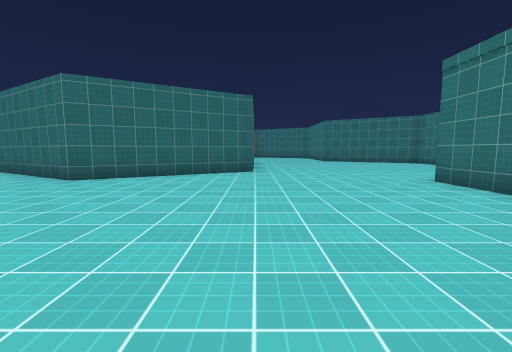
[1] (above)

19 first-person views from a walk through a Unity game level. The camera is 1.5 m above the floor, tilts 6° down and sees 90° across. The floor is counted in squares, 2 m on a side. Each view is taken from the middle of a square. On the plan, view 1 faces up. The plan holds only what a view shows up to about 9 squares ahead; the rest is blank. The place goes on beyond the plan. The player character is not drawn. Surface patterns are stand-ins for the level's own textures.

[2]
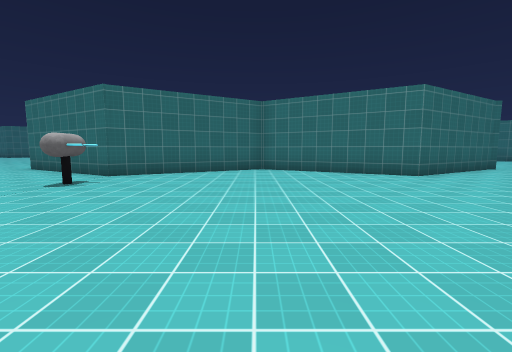

[3]
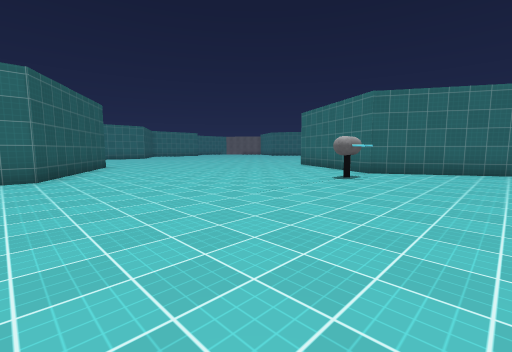

[4]
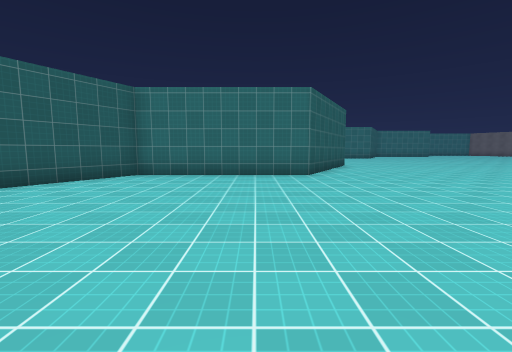

[5]
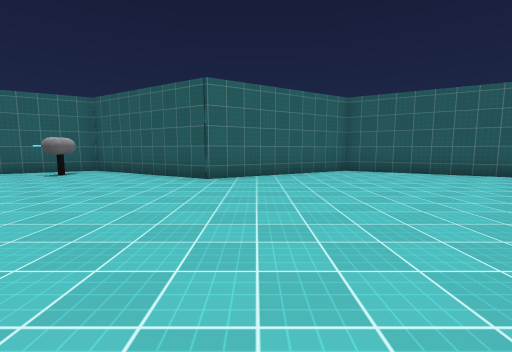

[6]
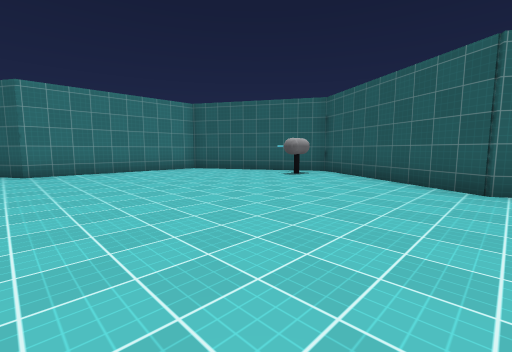

[7]
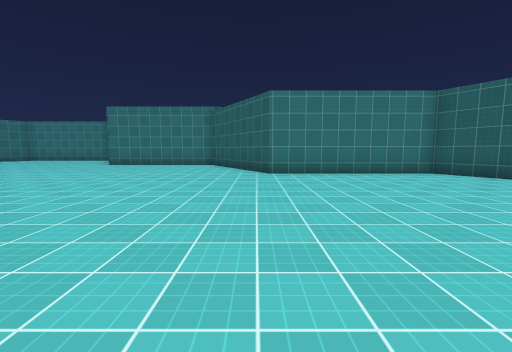

[8]
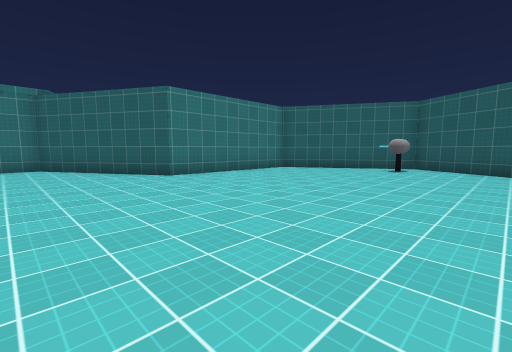

[9]
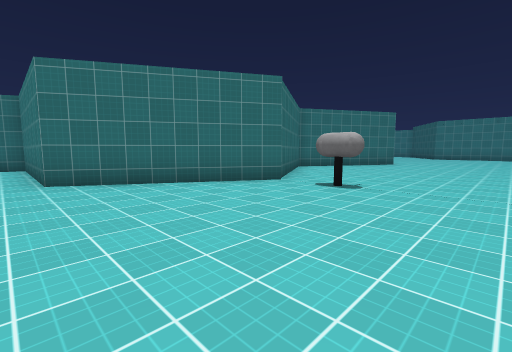

[10]
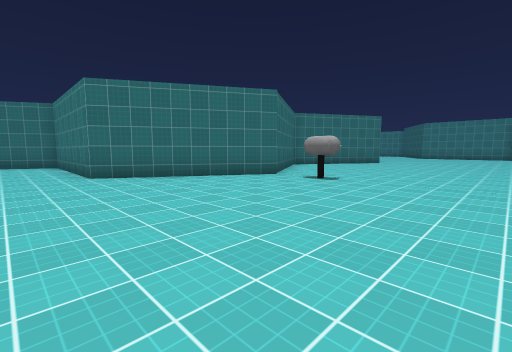

[11]
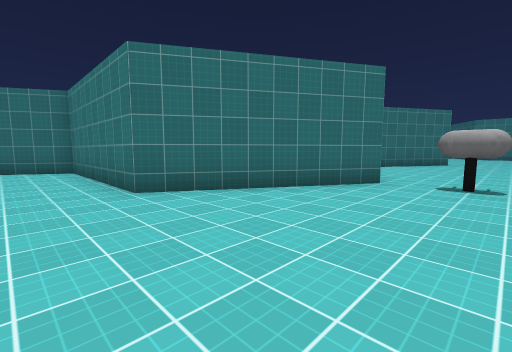

[12]
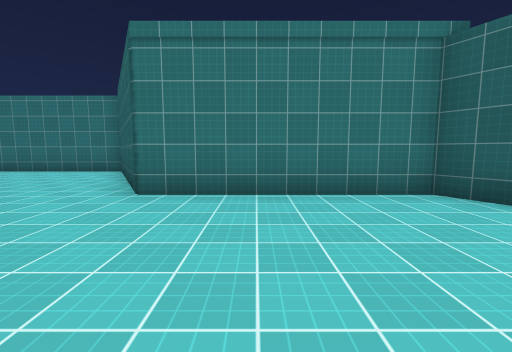

[13]
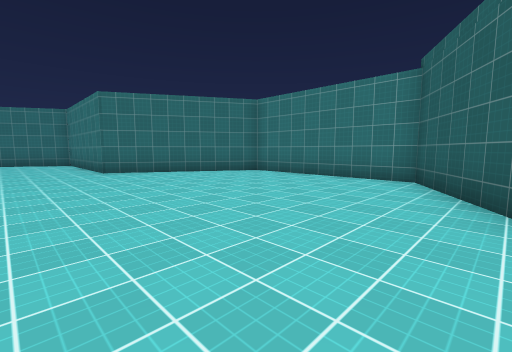

[14]
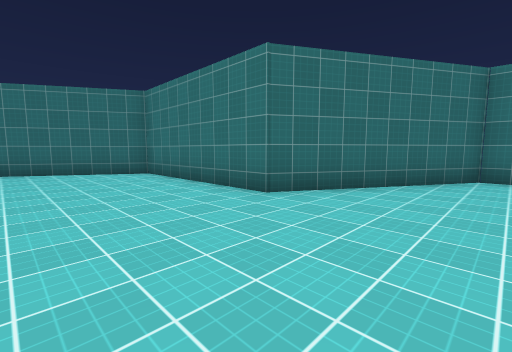

[15]
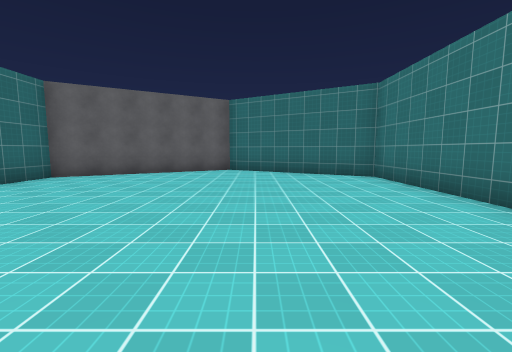

[16]
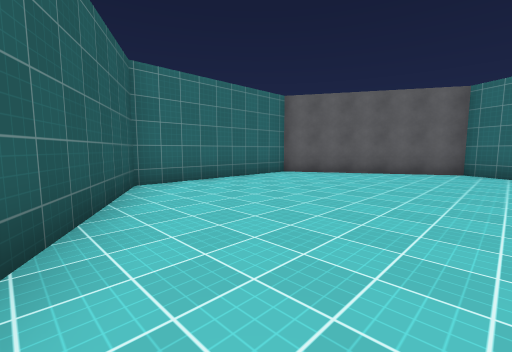

[17]
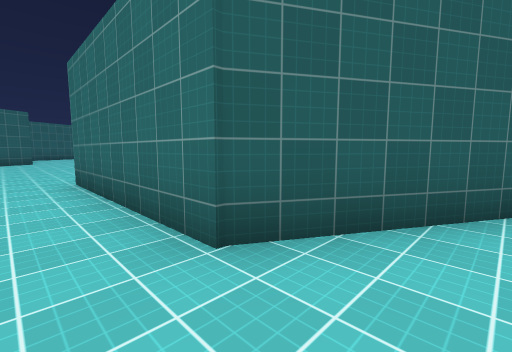

[18]
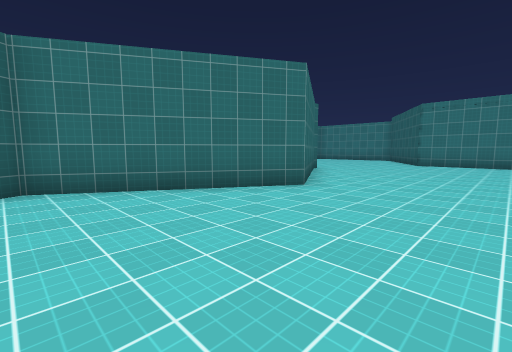

[19]
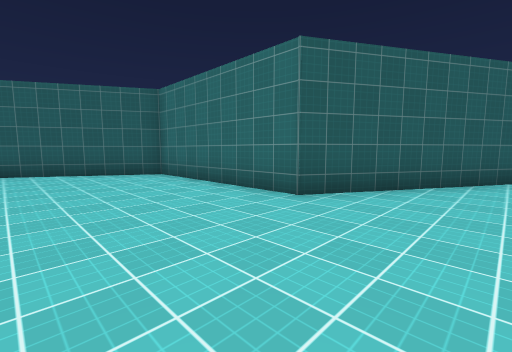

### Floor plan
Points are (right, up) in squares from view 1. A wall is a line through its corners. A room is listed if a view was taken in it or the views show most of it. See-through windows are left out.
Room 1 (views 1, 2, 3, 4, 5, 6, 7, 8, 9, 10, 11, 12, 13, 14, 15, 16, 17, 18, 19)
walls: (-19.5, -0.2) (-17.4, -1.4) (-17.4, -6.4) (-13.1, -8.9) (-8.8, -6.4) (-4.5, -8.9) (-0.1, -6.4) (-0.1, -1.4) (4.2, 1.1) (4.2, 6) (8.6, 8.5) (8.6, 13.5) (4.2, 16) (4.2, 20.9) (0, 23.3) (-4.4, 20.8) (-4.4, 15.9) (-0.1, 13.4) (-0.1, 8.6) (-4.5, 6.1) (-8.8, 8.6) (-13.1, 6.1) (-17.4, 8.5) (-17.4, 13.6) (-19.1, 14.5)
ways out: gap at (-13, 6)
objects: turret (-13, 4) to (-13, 5); turret (-4, -8) to (-4, -7)

Positions as (right, up) in squares from view 1, and headings:
1: (0, 0), facing up
2: (-9, -1), facing up
3: (-10, -2), facing up-left
4: (-10, -3), facing left
5: (-10, 0), facing down
6: (-9, -1), facing down-right
7: (-8, -1), facing right
8: (-7, 2), facing down-right
9: (-18, 2), facing up-right
10: (-19, 1), facing up-right
11: (-19, 4), facing up-right
12: (0, 4), facing right
13: (2, 7), facing up-right
14: (1, 13), facing up-right
15: (1, 14), facing up
16: (1, 14), facing up-left
17: (1, 15), facing down-left
18: (-9, 3), facing up-right
19: (-14, 1), facing down-left
